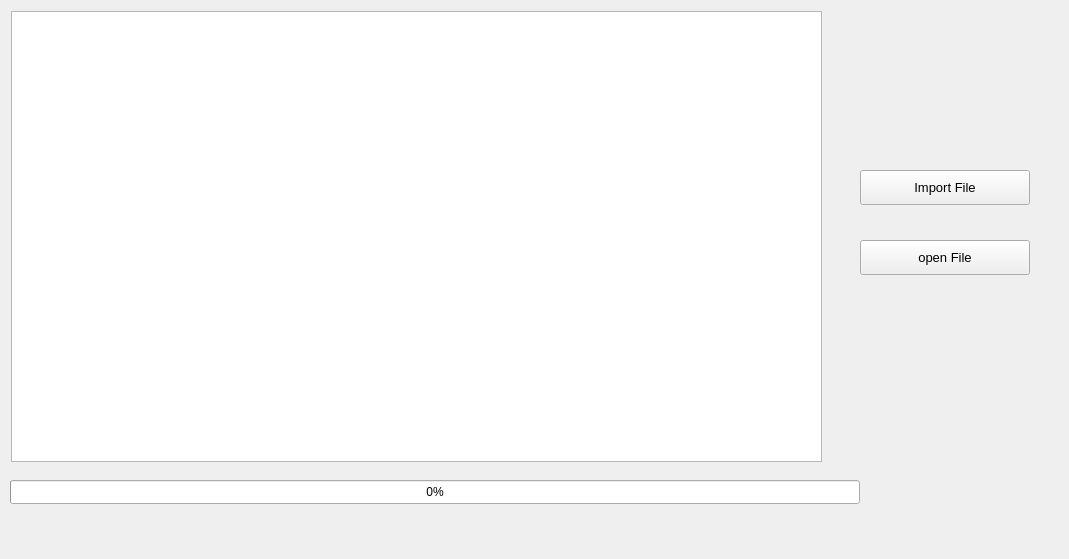
    <widget class="QWidget" name="Exel">
     <property name="contextMenuPolicy">
      <enum>Qt::DefaultContextMenu</enum>
     </property>
     <attribute name="title">
      <string>Exel</string>
     </attribute>
     <widget class="QTextEdit" name="excel_tx_edit">
      <property name="enabled">
       <bool>true</bool>
      </property>
      <property name="geometry">
       <rect>
        <x>11</x>
        <y>11</y>
        <width>811</width>
        <height>451</height>
       </rect>
      </property>
     </widget>
     <widget class="QPushButton" name="open_pb">
      <property name="geometry">
       <rect>
        <x>860</x>
        <y>240</y>
        <width>170</width>
        <height>35</height>
       </rect>
      </property>
      <property name="font">
       <font>
        <pointsize>10</pointsize>
        <weight>50</weight>
        <bold>false</bold>
       </font>
      </property>
      <property name="text">
       <string>open File</string>
      </property>
     </widget>
     <widget class="QPushButton" name="import_pb">
      <property name="geometry">
       <rect>
        <x>860</x>
        <y>170</y>
        <width>170</width>
        <height>35</height>
       </rect>
      </property>
      <property name="font">
       <font>
        <pointsize>10</pointsize>
        <weight>50</weight>
        <bold>false</bold>
       </font>
      </property>
      <property name="text">
       <string>Import File</string>
      </property>
     </widget>
     <widget class="QProgressBar" name="progressBar">
      <property name="geometry">
       <rect>
        <x>10</x>
        <y>480</y>
        <width>850</width>
        <height>24</height>
       </rect>
      </property>
      <property name="value">
       <number>0</number>
      </property>
     </widget>
     <widget class="QLabel" name="Logo_label_Excel">
      <property name="geometry">
       <rect>
        <x>870</x>
        <y>360</y>
        <width>190</width>
        <height>190</height>
       </rect>
      </property>
      <property name="text">
       <string/>
      </property>
      <property name="scaledContents">
       <bool>true</bool>
      </property>
     </widget>
    </widget>
